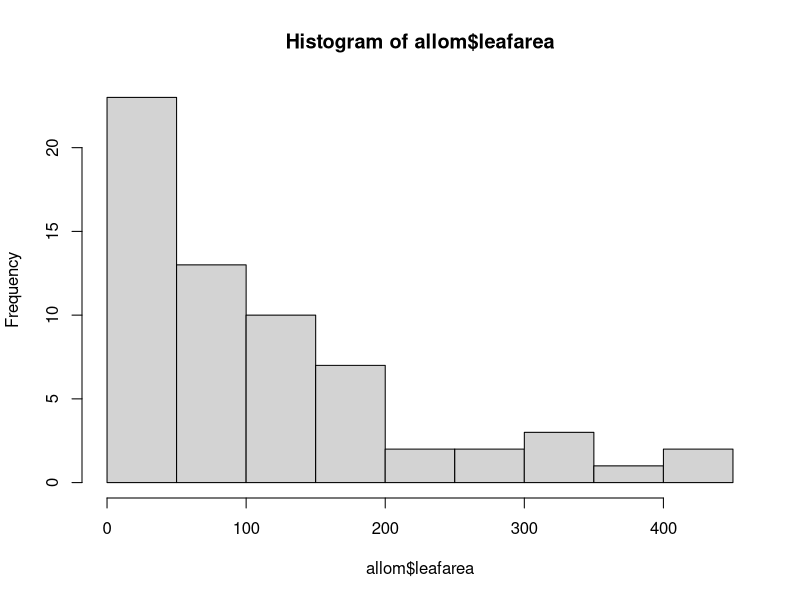
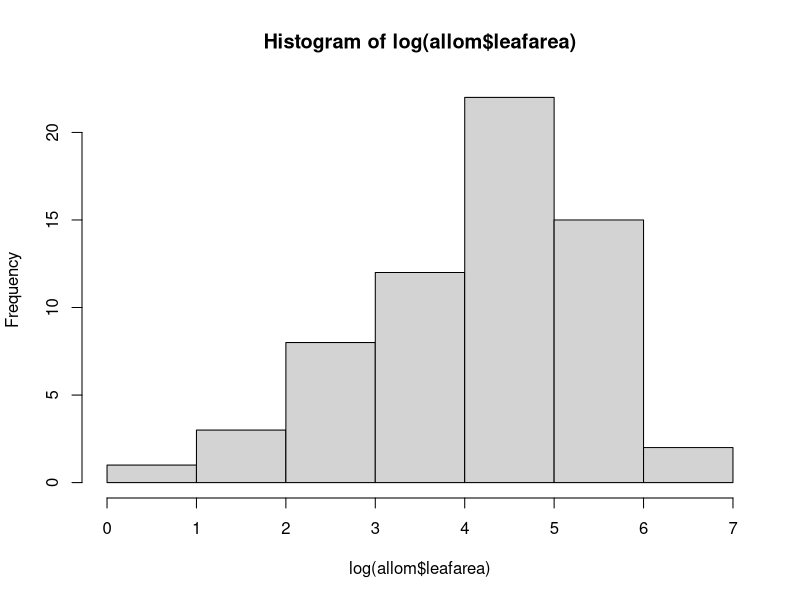

The R script that drew these images, in order:
allom <- read.csv('dataCursoR/Allometry.csv')

# check for normal distribution of data
hist(allom$leafarea)
# check transformed data
hist(log(allom$leafarea))

# ANOVA to check for OVERALL differences in leaf area among species
aovLeafArea2 <- aov(log(leafarea) ~ species, data = allom)
summary(aovLeafArea2)

# Post-hoc Tukey Honest Significant Difference's test
# all pair-wise comparision in one
TukeyHSD(aovLeafArea2)

# ANCOVAS Analysis of Covariance
ancovaLeafArea <- lm(leafarea ~ diameter * species, data = allom)
summary(ancovaLeafArea)
# this is equivalent to writing
summary(lm(leafarea ~ diameter + species + diameter:species, data = allom))
# OVERALL effects
anova(ancovaLeafArea)
